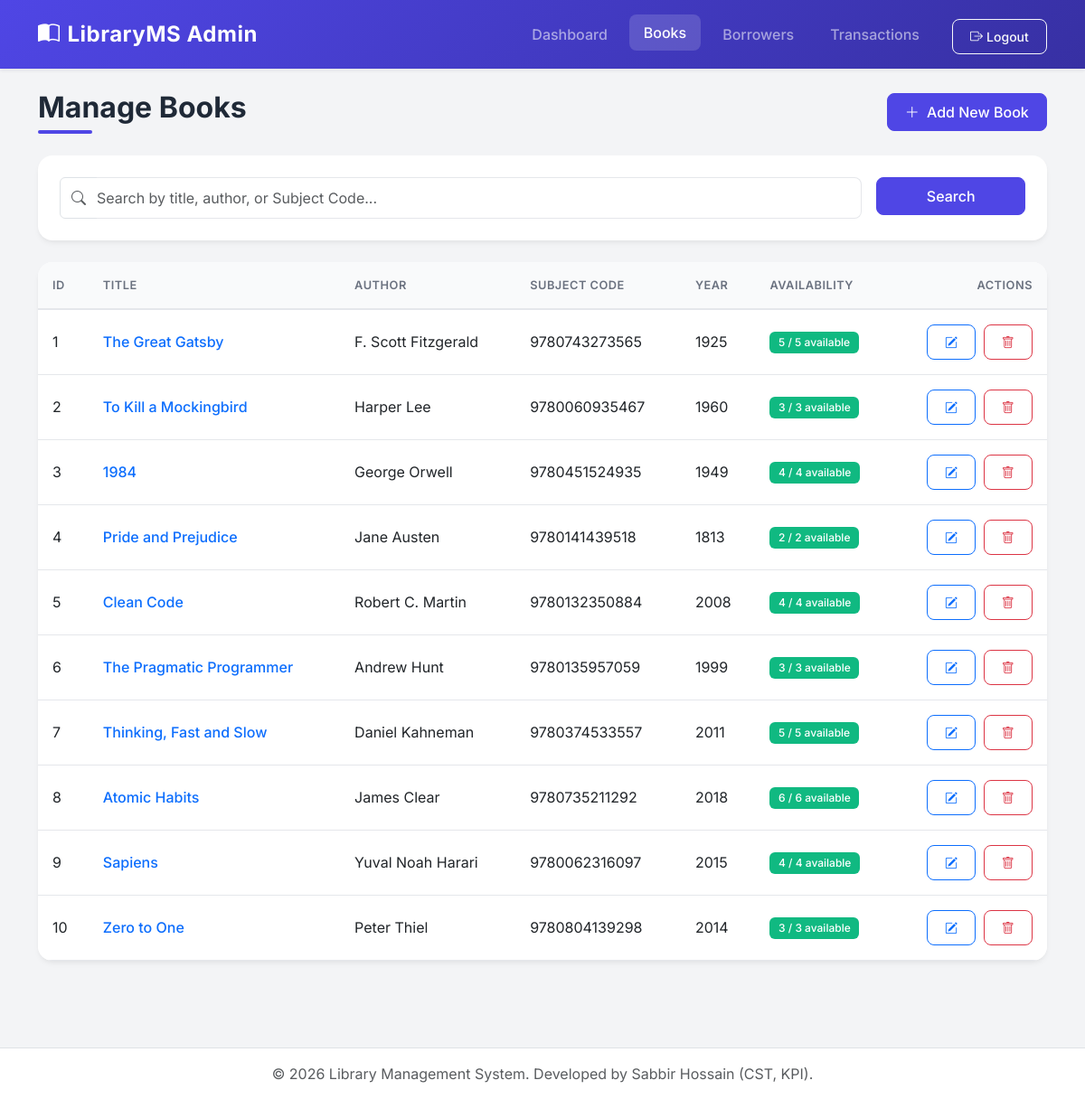
Page /books.php (signed in) on the committed database.
### tables this page shows
CREATE TABLE IF NOT EXISTS books (
    id INT AUTO_INCREMENT PRIMARY KEY,
    title VARCHAR(255) NOT NULL,
    description TEXT,
    category VARCHAR(100),
    cover_url VARCHAR(255),
    author VARCHAR(255) NOT NULL,
    subject_code VARCHAR(50) UNIQUE,
    published_year INT,
    total_copies INT DEFAULT 1,
    available_copies INT DEFAULT 1,
    created_at TIMESTAMP DEFAULT CURRENT_TIMESTAMP
);

### books.php (the view, shortened to what this page needs)
<?php
require_once 'header.php';
$search = $_GET['search'] ?? '';
$query = "SELECT * FROM books";
$params = [];
$query .= " ORDER BY created_at DESC";
try {
    $stmt = $pdo->prepare($query);
    $stmt->execute($params);
    $books = $stmt->fetchAll();
} catch(PDOException $e) {
    die("Error fetching books: " . $e->getMessage());
}
?>
<div class="d-flex justify-content-between align-items-center mb-4">
    <h2 class="page-title mb-0">Manage Books</h2>
    <button type="button" class="btn btn-primary" data-bs-toggle="modal" data-bs-toggle="modal" data-bs-target="#addBookModal">
        <i class="bi bi-plus-lg me-1"></i> Add New Book
    </button>
</div>
<div class="card mb-4">
    <div class="card-body">
        <form method="GET" class="row g-3">
            <div class="col-md-10">
                <div class="input-group">
                    <span class="input-group-text bg-white"><i class="bi bi-search text-muted"></i></span>
                    <input type="text" name="search" class="form-control border-start-0 ps-0" placeholder="Search by title, author, or Subject Code..." value="<?php echo htmlspecialchars($search); ?>">
                </div>
            </div>
            <div class="col-md-2">
                <button type="submit" class="btn btn-primary w-100">Search</button>
            </div>
        </form>
    </div>
</div>
<div class="card">
    <div class="card-body p-0">
        <div class="table-responsive">
            <table class="table table-hover mb-0">
                <thead>
                    <tr>
                        <th>ID</th>
                        <th>Title</th>
                        <th>Author</th>
                        <th>Subject Code</th>
                        <th>Year</th>
                        <th>Availability</th>
                        <th class="text-end">Actions</th>
                    </tr>
                </thead>
                <tbody>
                    <?php if(!empty($books)): ?>
                        <?php foreach($books as $book): ?>
                            <tr>
                                <td><?php echo $book['id']; ?></td>
                                <td class="fw-medium text-primary"><?php echo htmlspecialchars($book['title']); ?></td>
                                <td><?php echo htmlspecialchars($book['author']); ?></td>
                                <td><?php echo htmlspecialchars($book['subject_code']); ?></td>
                                <td><?php echo htmlspecialchars($book['published_year']); ?></td>
                                <td>
                                    <?php
                                        $available = $book['available_copies'];
                                        $total = $book['total_copies'];
                                        $badgeClass = $available > 0 ? 'bg-success' : 'bg-danger';
                                    ?>
                                    <span class="badge <?php echo $badgeClass; ?>">
                                        <?php echo "$available / $total available"; ?>
                                    </span>
                                </td>
                                <td class="text-end">
                                    <a href="edit_book.php?id=<?php echo $book['id']; ?>" class="btn btn-sm btn-outline-primary me-1" title="Edit">
                                        <i class="bi bi-pencil-square"></i>
                                    </a>
                                    <form method="POST" class="d-inline" onsubmit="return confirm('Are you sure you want to delete this book? This action cannot be undone.');">
                                        <button type="submit" name="delete_book" class="btn btn-sm btn-outline-danger" title="Delete">
                                            <i class="bi bi-trash"></i>
                                        </button>
                                    </form>
                                </td>
                            </tr>
                        <?php endforeach; ?>
                    <?php endif; ?>
                </tbody>
            </table>
        </div>
    </div>
</div>
<?php require_once 'footer.php'; ?>

### header.php (shortened to what this page needs)
<?php
$current_page = basename($_SERVER['PHP_SELF']);
?>
<!DOCTYPE html>
<html lang="en">
<head>
    <link href="https://cdn.jsdelivr.net/npm/bootstrap@5.3.0/dist/css/bootstrap.min.css" rel="stylesheet">
    <link rel="stylesheet" href="https://cdn.jsdelivr.net/npm/bootstrap-icons@1.11.1/font/bootstrap-icons.css">
    <link rel="stylesheet" href="style.css">
</head>
<body>
<nav class="navbar navbar-expand-lg navbar-dark bg-primary sticky-top shadow-sm custom-navbar">
    <div class="container">
        <a class="navbar-brand fw-bold" href="admin_dashboard.php">
            <i class="bi bi-book-half me-2"></i>LibraryMS Admin
        </a>
        <div class="collapse navbar-collapse" id="navbarNav">
            <ul class="navbar-nav ms-auto">
                <li class="nav-item">
                    <a class="nav-link <?php echo $current_page == 'admin_dashboard.php' ? 'active' : ''; ?>" href="admin_dashboard.php">Dashboard</a>
                </li>
                <li class="nav-item">
                    <a class="nav-link <?php echo $current_page == 'books.php' ? 'active' : ''; ?>" href="books.php">Books</a>
                </li>
                <li class="nav-item">
                    <a class="nav-link <?php echo $current_page == 'borrowers.php' ? 'active' : ''; ?>" href="borrowers.php">Borrowers</a>
                </li>
                <li class="nav-item">
                    <a class="nav-link <?php echo $current_page == 'transactions.php' ? 'active' : ''; ?>" href="transactions.php">Transactions</a>
                </li>
            </ul>
            <ul class="navbar-nav ms-3">
                <li class="nav-item">
                    <a class="btn btn-outline-light btn-sm mt-1" href="logout.php">
                        <i class="bi bi-box-arrow-right me-1"></i>Logout
                    </a>
                </li>
            </ul>
        </div>
    </div>
</nav>
<div class="container mt-4 mb-5 pb-5">

### footer.php (shortened to what this page needs)
</div>
    <footer class="footer mt-auto py-3 bg-light border-top">
        <div class="container text-center">
            <span class="text-muted">© <?php echo date('Y'); ?> Library Management System. Developed by Sabbir Hossain (CST, KPI).</span>
        </div>
    </footer>
</body>
</html>

### style.css (style rules this page uses)
:root { --primary-color: #4f46e5; --secondary-color: #818cf8; --bg-color: #f3f4f6; --card-bg: #ffffff; --text-primary: #1f2937; --text-secondary: #6b7280; --border-color: #e5e7eb; --success: #10b981; --warning: #f59e0b; --danger: #ef4444; }
body { font-family: 'Inter', sans-serif; background-color: var(--bg-color); color: var(--text-primary); min-height: 100vh; display: flex; flex-direction: column; }
.custom-navbar { background: linear-gradient(135deg, var(--primary-color) 0%, #3730a3 100%) !important; padding: 15px 0; }
.custom-navbar .navbar-brand { font-size: 1.5rem; letter-spacing: 0.5px; }
.custom-navbar .nav-link { font-weight: 500; padding: 8px 16px !important; margin: 0 4px; border-radius: 8px; transition: all 0.3s ease; }
.custom-navbar .nav-link:hover, .custom-navbar .nav-link.active { background-color: rgba(255, 255, 255, 0.15); transform: translateY(-2px); }
.card { border: none; border-radius: 16px; background-color: var(--card-bg); box-shadow: 0 4px 6px -1px rgba(0, 0, 0, 0.05), 0 2px 4px -1px rgba(0, 0, 0, 0.03); transition: transform 0.3s ease, box-shadow 0.3s ease; overflow: hidden; }
.card-body { padding: 1.5rem; }
.btn { border-radius: 8px; font-weight: 500; padding: 0.5rem 1.2rem; transition: all 0.2s; }
.btn-primary { background-color: var(--primary-color); border-color: var(--primary-color); }
.table { vertical-align: middle; }
.table thead th { background-color: #f9fafb; color: var(--text-secondary); font-weight: 600; text-transform: uppercase; font-size: 0.8rem; letter-spacing: 0.5px; border-bottom: 2px solid var(--border-color); padding: 1rem; }
.table tbody td { padding: 1rem; border-bottom: 1px solid var(--border-color); }
.table tbody tr { transition: background-color 0.2s; }
.badge { padding: 0.5em 0.8em; border-radius: 6px; font-weight: 500; }
.badge.bg-success { background-color: var(--success) !important; }
.form-control, .form-select { border-radius: 8px; border: 1px solid var(--border-color); padding: 0.6rem 1rem; }
.footer { margin-top: auto; background-color: var(--card-bg) !important; }
.page-title { color: var(--text-primary); font-weight: 700; margin-bottom: 1.5rem; position: relative; padding-bottom: 10px; }
.page-title::after { content: ''; position: absolute; left: 0; bottom: 0; height: 4px; width: 60px; background: var(--primary-color); border-radius: 2px; }

### rows in the picture
books: id "1", title "The Great Gatsby", author "F. Scott Fitzgerald", subject_code "9780743273565", published_year "1925", available_copies "5", total_copies "5"
books: id "2", title "To Kill a Mockingbird", author "Harper Lee", subject_code "9780060935467", published_year "1960", available_copies "3", total_copies "3"
books: id "3", title "1984", author "George Orwell", subject_code "9780451524935", published_year "1949", available_copies "4", total_copies "4"
books: id "4", title "Pride and Prejudice", author "Jane Austen", subject_code "9780141439518", published_year "1813", available_copies "2", total_copies "2"
books: id "5", title "Clean Code", author "Robert C. Martin", subject_code "9780132350884", published_year "2008", available_copies "4", total_copies "4"
books: id "6", title "The Pragmatic Programmer", author "Andrew Hunt", subject_code "9780135957059", published_year "1999", available_copies "3", total_copies "3"
books: id "7", title "Thinking, Fast and Slow", author "Daniel Kahneman", subject_code "9780374533557", published_year "2011", available_copies "5", total_copies "5"
books: id "8", title "Atomic Habits", author "James Clear", subject_code "9780735211292", published_year "2018", available_copies "6", total_copies "6"
books: id "9", title "Sapiens", author "Yuval Noah Harari", subject_code "9780062316097", published_year "2015", available_copies "4", total_copies "4"
books: id "10", title "Zero to One", author "Peter Thiel", subject_code "9780804139298", published_year "2014", available_copies "3", total_copies "3"
